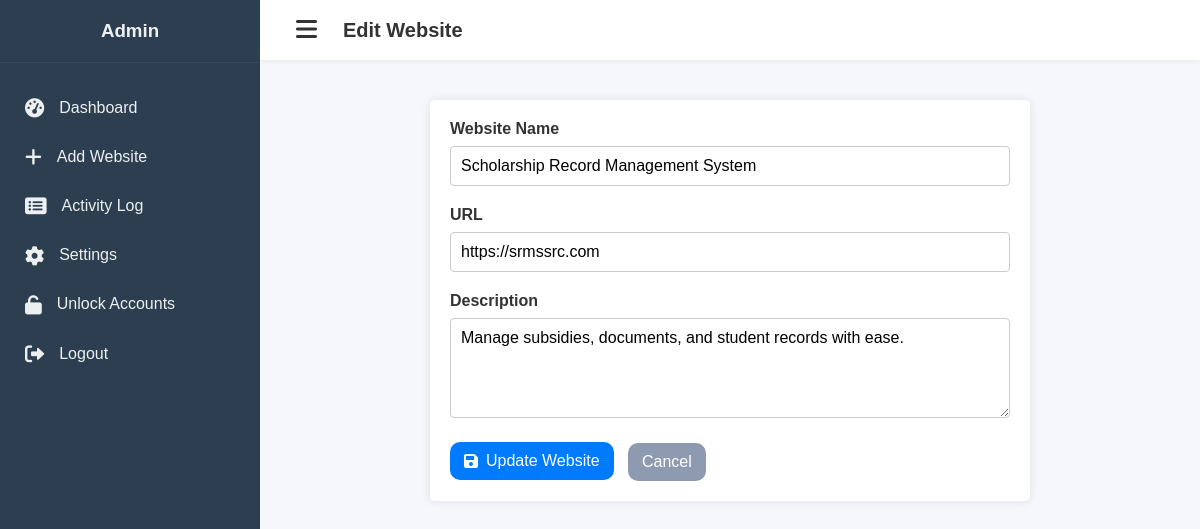
/edit_website.php?id=3 (signed in), run on the app's committed database.
### tables this page shows
CREATE TABLE `websites` (
  `id` int(11) NOT NULL,
  `name` varchar(255) NOT NULL,
  `url` varchar(255) NOT NULL,
  `description` text DEFAULT NULL,
  `is_online` tinyint(1) DEFAULT 0,
  `status_code` int(3) DEFAULT NULL,
  `last_checked` timestamp NULL DEFAULT NULL,
  `thumbnail_url` varchar(2048) DEFAULT NULL,
  `created_at` datetime NOT NULL DEFAULT current_timestamp()
);

### edit_website.php (the view, shortened to what this page needs)
<?php
include 'database.php';
$website_id = $_GET['id'];
if ($_SERVER['REQUEST_METHOD'] == 'POST') {
    $name = $_POST['name'];
    $url = $_POST['url'];
    $description = $_POST['description'];
    $sql = "UPDATE websites SET name = ?, url = ?, description = ? WHERE id = ?";
    $stmt = $conn->prepare($sql);
    $stmt->bind_param("sssi", $name, $url, $description, $website_id);
    if ($stmt->execute()) {
        $admin_id = $_SESSION['admin_id'];
        $action = 'edit_website';
        $details = 'Edited website ID: ' . $website_id . ' (New name: ' . $name . ', URL: ' . $url . ')';
        $ip = $_SERVER['REMOTE_ADDR'] ?? '';
        $conn->query("CREATE TABLE IF NOT EXISTS activity_log (id INT AUTO_INCREMENT PRIMARY KEY, admin_id INT NOT NULL, action VARCHAR(64) NOT NULL, details TEXT, ip_address VARCHAR(45), timestamp DATETIME DEFAULT CURRENT_TIMESTAMP, INDEX (admin_id), INDEX (timestamp)) ENGINE=InnoDB DEFAULT CHARSET=utf8mb4;");
        $stmt2 = $conn->prepare("INSERT INTO activity_log (admin_id, action, details, ip_address) VALUES (?, ?, ?, ?)");
        $stmt2->bind_param("isss", $admin_id, $action, $details, $ip);
        $stmt2->execute();
        $stmt2->close();
        header("Location: dashboard.php");
        exit();
    } else {
        $error = "Error: " . $stmt->error;
    }
} else {
    $sql = "SELECT * FROM websites WHERE id = ?";
    $stmt = $conn->prepare($sql);
    $stmt->bind_param("i", $website_id);
    $stmt->execute();
    $result = $stmt->get_result();
    $website = $result->fetch_assoc();
}
?>
<!DOCTYPE html>
<html lang="en">
<head>
    <link rel="stylesheet" type="text/css" href="style.css">
    <link rel="stylesheet" href="https://cdnjs.cloudflare.com/ajax/libs/font-awesome/6.0.0-beta3/css/all.min.css">
</head>
<body>
    <div class="app-container">
        <?php include 'sidebar.php'; ?>
        <div class="main-content">
            <div class="app-header">
                <button id="menu-toggle"><i class="fas fa-bars"></i></button>
                <h2 class="header-title">Edit Website</h2>
            </div>
            <div class="content">
                <div class="form-container">
                    <form method="POST" action="">
                        <label for="name">Website Name</label>
                        <input type="text" id="name" name="name" value="<?php echo htmlspecialchars($website['name']); ?>" required>
                        <label for="url">URL</label>
                        <input type="text" id="url" name="url" value="<?php echo htmlspecialchars($website['url']); ?>" required>
                        <label for="description">Description</label>
                        <textarea id="description" name="description"><?php echo htmlspecialchars($website['description']); ?></textarea>
                        <button type="submit" class="btn"><i class="fas fa-save"></i> Update Website</button>
                        <a href="dashboard.php" class="btn" style="background-color: var(--secondary-color); margin-left: 10px;">Cancel</a>
                    </form>
                </div>
                </div>
                </div>
                </div>
</body>
</html>

### style.css (style rules this page uses)
*, *::before, *::after { box-sizing: border-box; }
:root { --primary-color: #1a3a6b; --secondary-color: #8e9aaf; --background-color: #f5f7fa; --sidebar-bg: #2c3e50; --sidebar-text: #ecf0f1; --sidebar-hover: #34495e; --text-color: #333; --card-bg: #ffffff; --shadow: 0 4px 12px rgba(0,0,0,0.08); }
body { font-family: 'Poppins', sans-serif; background-color: var(--background-color); color: var(--text-color); margin: 0; }
.app-container { display: flex; }
.main-content { flex: 1; padding: 30px; padding-top: 80px; padding-bottom: 80px; margin-left: 260px; transition: margin-left 0.3s ease; }
.app-header { background: var(--card-bg); box-shadow: 0 2px 4px rgba(0,0,0,0.05); padding: 0 30px; height: 60px; display: flex; align-items: center; position: fixed; top: 0; left: 260px; right: 0; z-index: 999; transition: left 0.3s ease; }
#menu-toggle { background: none; border: none; font-size: 24px; cursor: pointer; color: var(--text-color); }
.header-title { font-size: 20px; font-weight: 600; margin-left: 20px; }
.btn { display: inline-block; padding: 10px 20px; background-color: var(--primary-color); color: #fff; text-decoration: none; border-radius: 5px; border: none; cursor: pointer; font-size: 16px; transition: background-color 0.3s; }
.form-container { padding: 30px; background: var(--card-bg); border-radius: 10px; box-shadow: var(--shadow); }
.form-container label { display: block; margin-bottom: 8px; font-weight: 500; }
.form-container input[type="text"], .form-container textarea { width: 100%; padding: 12px; margin-bottom: 20px; border: 1px solid #ccc; border-radius: 5px; box-sizing: border-box; font-size: 16px; font-family: 'Poppins', sans-serif; }
.form-container textarea { height: 120px; resize: vertical; }
.btn { display: inline-block; padding: 10px 15px; background-color: #007bff; color: #fff; text-decoration: none; border-radius: 5px; border: none; cursor: pointer; }
.form-container { max-width: 600px; margin: 20px auto; padding: 20px; background-color: #fff; border-radius: 5px; box-shadow: 0 0 10px rgba(0,0,0,0.1); }
.form-container label { display: block; margin-bottom: 8px; font-weight: bold; }
.form-container input[type="text"], .form-container textarea { width: 100%; padding: 10px; margin-bottom: 20px; border: 1px solid #ccc; border-radius: 4px; box-sizing: border-box; }
.form-container textarea { height: 100px; resize: vertical; }
.search-form input[type="text"], .form-container input[type="text"], .form-container input[type="password"], .form-container .btn { box-sizing: border-box; }
.btn { display:inline-flex; align-items:center; gap:8px; padding:10px 14px; border-radius:10px; text-decoration:none; cursor:pointer; border:none; }
.btn { touch-action:manipulation; }

### data on the page
websites: name "Scholarship Record Management System", url "https://srmssrc.com", description "Manage subsidies, documents, and student records with ease."
